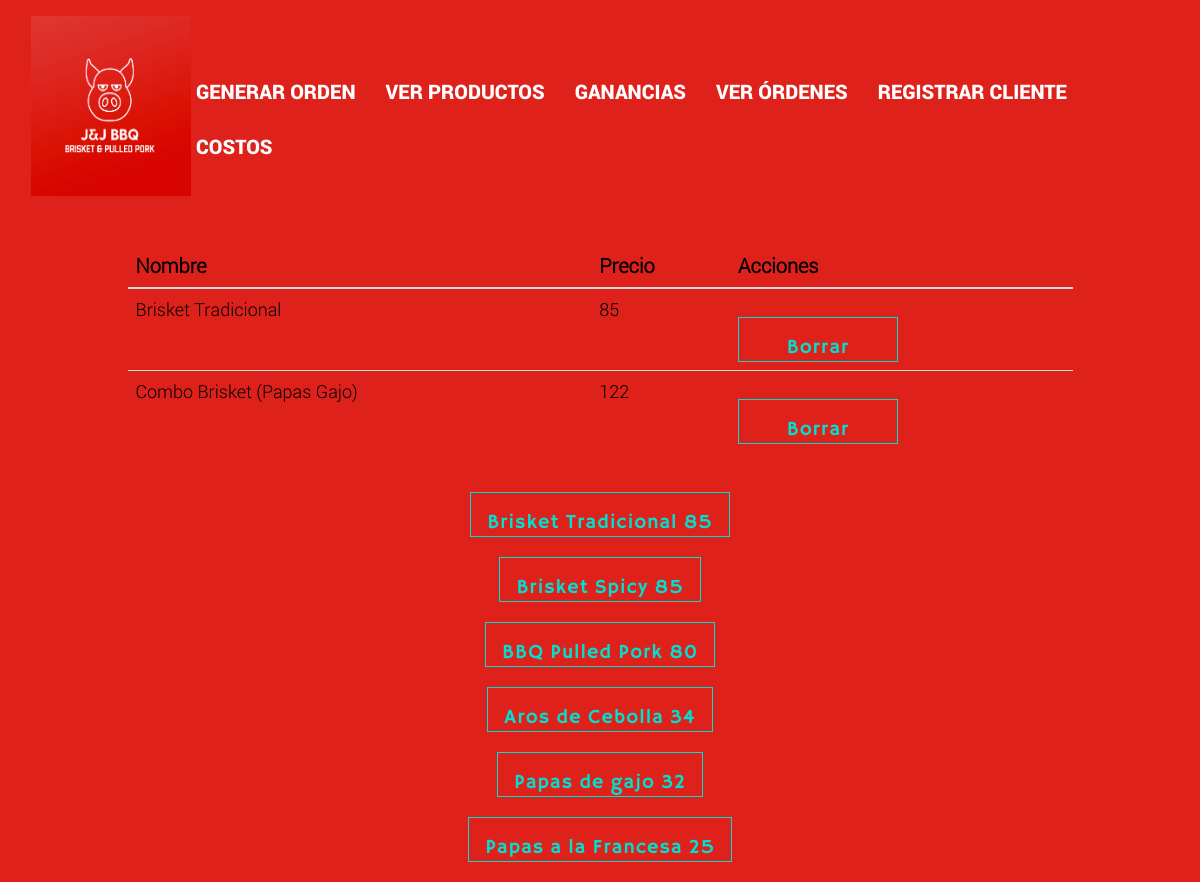
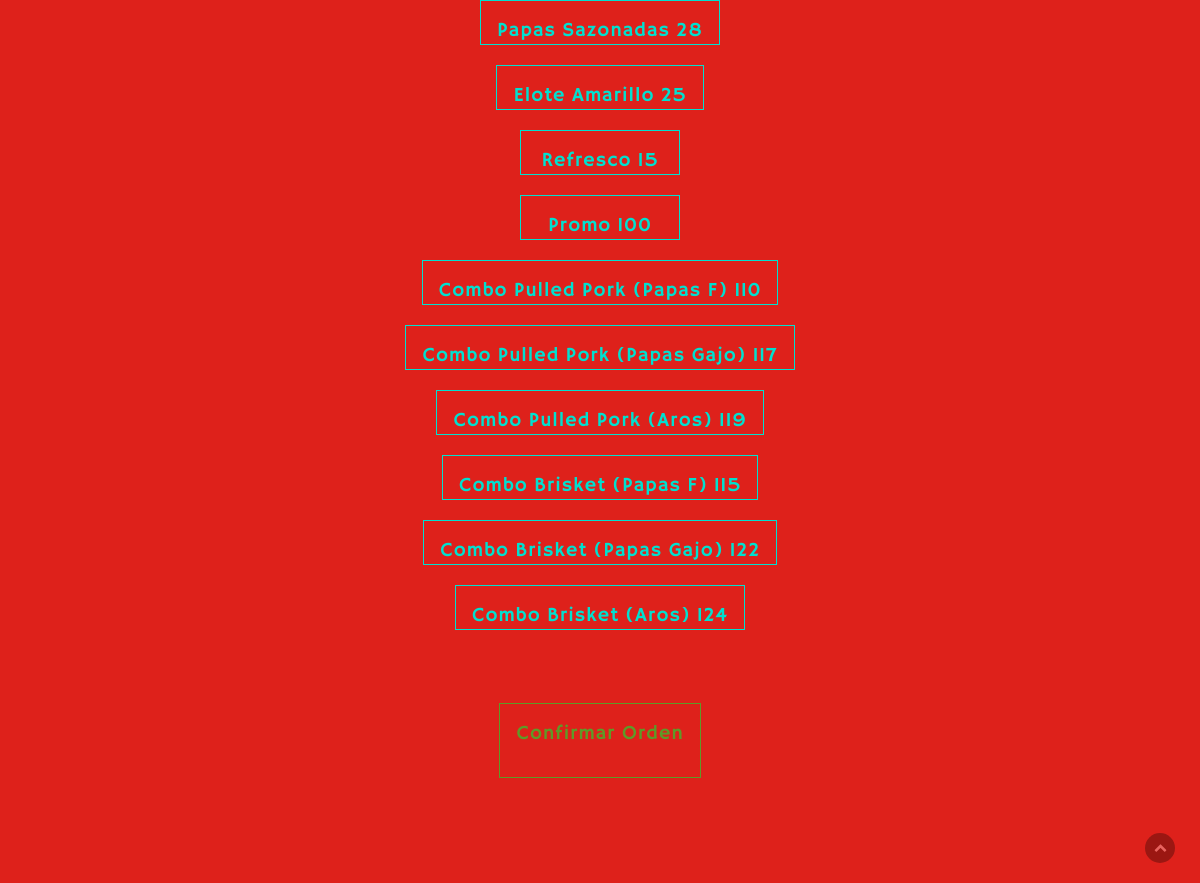
Screenshot of /orden.php with the database file from the repository (2 pictures, top to bottom).
### tables this page shows
CREATE TABLE `detalledeorden` (
  `id` int(4) NOT NULL,
  `producto` varchar(50) NOT NULL,
  `precio` double NOT NULL
);

CREATE TABLE `productos` (
  `id` int(3) NOT NULL,
  `nombre` varchar(50) NOT NULL,
  `precio` double NOT NULL,
  `cantidad` int(4) NOT NULL
);

### orden.php (the view, shortened to what this page needs)
<!doctype html>
 <html class="no-js" lang="">
    <head>
        <link rel="stylesheet" href="assets/css/fonticons.css">
        <link rel="stylesheet" href="assets/fonts/stylesheet.css">
        <link rel="stylesheet" href="assets/css/font-awesome.min.css">
        <link rel="stylesheet" href="assets/css/jquery.fancybox.css">
        <link rel="stylesheet" href="assets/css/bootstrap.min.css">
        <link rel="stylesheet" href="assets/css/magnific-popup.css">
        <link rel="stylesheet" href="assets/css/plugins.css" />
        <link rel="stylesheet" href="assets/css/style.css">
        <link rel="stylesheet" href="assets/css/responsive.css" />
    </head>
    <?php
    include('dbconnect.php');
    $query = "SELECT * FROM ordenes ORDER BY nodeorden DESC LIMIT 1";
    $result = mysqli_query($conn, $query);
    $row = mysqli_fetch_assoc($result);
    $orden = $row['nodeorden'];
    $query = "SELECT * FROM detalledeorden WHERE id='$orden'";
    $result = mysqli_query($conn, $query);
    ?>
    <body data-spy="scroll" data-target=".navbar-collapse">
        <div class="culmn">
            <header id="main_menu" class="header navbar-fixed-top">
                <div class="main_menu_bg">
                    <div class="container">
                        <div class="row">
                            <div class="nave_menu">
                                <nav class="navbar navbar-default">
                                    <div class="container-fluid">
                                        <div class="navbar-header">
                                            <a class="navbar-brand" href="index.php">
                                                <img src="assets/images/logos.png" style="height:180px; width:200px;"/>
                                            </a>
                                        </div>
                                        <div class="collapse navbar-collapse" id="bs-example-navbar-collapse-1">
                                            <ul class="nav navbar-nav" style="padding-left:150px;">
                                                <li><a href="generar-orden.php" style="font-size:20px;">GENERAR ORDEN</a></li>
                                                <li><a href="ver-productos.php" style="font-size:20px;">VER PRODUCTOS</a></li>
                                                <li><a href="ganancias.php" style="font-size:20px;">GANANCIAS</a></li>
                                                <li><a href="ver-ordenes.php" style="font-size:20px;">VER ÓRDENES</a></li>
                                                <li><a href="registrar-cliente.php" style="font-size:20px;">REGISTRAR CLIENTE</a></li>
                                                <li><a href="costos.php" style="font-size:20px;">COSTOS</a></li>
                                            </ul>
                                        </div>
                                    </div>
                                </nav>
                            </div>
                        </div>
                    </div>
                </div>
            </header>
        </div><br><br><br><br><br><br><br><br><br>
        <section id="about" class="about">
                <div class="container">
                    <div class="row">
                        <div class="main_about_area sections">
                            <div class="col-sm-10 col-sm-offset-1">
                                <div class="main_about_content">
                                    <div class="row">
                                        <div class="col-sm-12 wow fadeInRight">
                                            <table class="table">
                    <thead>
                        <tr>
                            <th style="font-size:20px;">Nombre</th>
                            <th style="font-size:20px;">Precio</th>
                            <th style="font-size:20px;">Acciones</th>
                        </tr>
                    </thead>
                    <tbody>
                        <?php
                        while($row = mysqli_fetch_assoc($result)){
                        ?>
                        <tr>
                            <td style="font-size:18px;"><?php echo $row['producto']; ?></td>
                            <td style="font-size:18px;"><?php echo $row['precio']; ?></td>
                            <td>
                                <a href="borrar-producto-orden.php?id=<?php echo $row['producto']; ?>" class="btn btn-success" role="button">Borrar</a>
                            </td>
                        </tr>
                        <?php
                    }
                        ?>
                    </tbody>
                </table>
                                            <?php
    $query = "SELECT * FROM productos";
    $result = mysqli_query($conn, $query);
                        while($row = mysqli_fetch_assoc($result)){
                        ?>
                                            <center>
                                            <a href="agregar-a-orden.php?id=<?php echo $row['id']; ?>" class="btn btn-success" role="button"><?php echo $row['nombre']; ?> <?php echo $row['precio']; ?></a>
                                                     <?php
                    }
                        ?>
                                            <br><br><br><br><a href="confirmar-orden.php" class="btn btn_news_color" role="button">Confirmar Orden</a>
                                        </center>
                                        </div>
                                    </div>
                                </div>
                            </div>
                        </div>
                    </div>
                </div>
            </section>
        <div class="scrollup">
            <a href="#"><i class="fa fa-chevron-up"></i></a>
        </div>
    </body>
</html>

### assets/css/style.css (style rules this page uses)
html, body { background-color: #DE211B; font-size: 0.875rem; color: #000000; width: 100%; padding: 0; margin-left: 0; margin-right: 0; font-family: 'robotolight'; font-weight: 300; width:100%; }
img { -moz-user-select: none; -webkit-user-select: none; -ms-user-select: none; user-select: none; -webkit-user-drag: none; user-drag: none; }
a, a:hover, a:active, a:focus { text-decoration: none; outline: none; }
a, button, a span { -webkit-transition: 0.2s ease-in-out; -o-transition: 0.2s ease-in-out; transition: 0.2s ease-in-out; }
*, *:before, *:after { -webkit-box-sizing: border-box; -moz-box-sizing: border-box; box-sizing: border-box; }
a { font-family: 'robotoregular'; }
img { max-width: 100%; }
.sections { padding-top:85px; padding-bottom: 105px; overflow: hidden; }
ul { margin:0; padding:0; list-style:none; }
.btn { display: inline-block; min-width: 160px; padding: .8em; height: 45px; text-align: center; color: #00e0d0; letter-spacing: 1px; margin: 0; font-size: 20px; border-radius: 0px; margin-top: 20px; background-color: transparent; transition: .5s; border: 1px solid #00e0d0; font-family: 'hammersmith_oneregular'; }
.btn_news_color { color:#5e9a28; border-color: #5e9a28; height:75px; }
.main_menu_bg { margin-top: 0px; background-color: #DE211B; }
.main_menu_bg .navbar-default { background-color: #DE211B; border-color: transparent; transition: all .6s; margin: 15px auto; }
.main_menu_bg .navbar-nav>li>a { padding-top: 15px; padding-bottom: 20px; text-transform: uppercase; font-size: 0.875rem; color: #fff; font-family: 'robotoblack'; }
.navbar-brand { padding: 0px 15px; }
.navbar-brand>img { max-width: 80%; }
.culmn { width:100%; overflow: hidden; }
.video { background: #DE211B url(Sistema-bbq/assets/images/banner.jpg) no-repeat top center; background-size:cover; }
.scrollup { width: 30px; height: 30px; border-radius: 15px; opacity: .3; position: fixed; bottom: 20px; right: 25px; color: #fff; cursor: pointer; background-color: #000; z-index: 1000; transition: opacity .5s, background-color .5s; -moz-transition: opacity .5s, background-color .5s; -webkit-transition: opacity .5s, background-color .5s; }
.scrollup i { font-size: 13px; position: absolute; opacity: 1; color: #fff; left: 50%; top: 50%; margin-top: -7px; margin-left: -6px; text-decoration: none; }

### rows the page displays
detalledeorden: producto "Brisket Tradicional", precio "85"
detalledeorden: producto "Combo Brisket (Papas Gajo)", precio "122"
productos: nombre "Brisket Tradicional", precio "85"
productos: nombre "Brisket Spicy", precio "85"
productos: nombre "BBQ Pulled Pork", precio "80"
productos: nombre "Aros de Cebolla", precio "34"
productos: nombre "Papas de gajo", precio "32"
productos: nombre "Papas a la Francesa", precio "25"
productos: nombre "Papas Sazonadas", precio "28"
productos: nombre "Elote Amarillo", precio "25"
productos: nombre "Refresco", precio "15"
productos: nombre "Promo", precio "100"
productos: nombre "Combo Pulled Pork (Papas F)", precio "110"
productos: nombre "Combo Pulled Pork (Papas Gajo)", precio "117"
productos: nombre "Combo Pulled Pork (Aros)", precio "119"
productos: nombre "Combo Brisket (Papas F)", precio "115"
productos: nombre "Combo Brisket (Papas Gajo)", precio "122"
productos: nombre "Combo Brisket (Aros)", precio "124"
